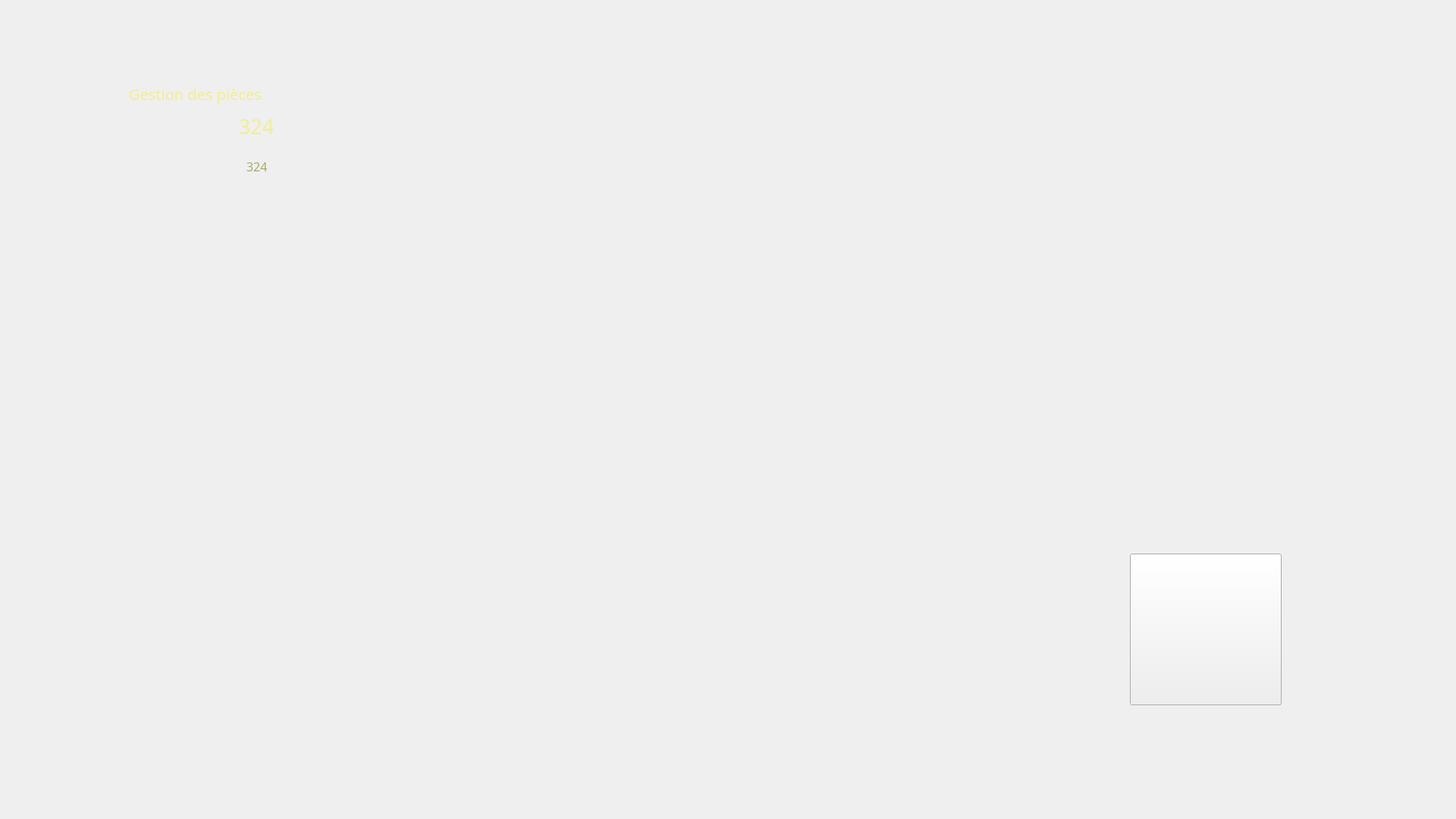
<?xml version="1.0" encoding="UTF-8"?>
<ui version="4.0">
 <class>Win_Merchant</class>
 <widget class="QWidget" name="Win_Merchant">
  <property name="geometry">
   <rect>
    <x>0</x>
    <y>0</y>
    <width>1920</width>
    <height>1080</height>
   </rect>
  </property>
  <property name="windowTitle">
   <string>Form</string>
  </property>
  <layout class="QVBoxLayout" name="verticalLayout_2">
   <property name="spacing">
    <number>0</number>
   </property>
   <property name="leftMargin">
    <number>120</number>
   </property>
   <property name="topMargin">
    <number>30</number>
   </property>
   <property name="rightMargin">
    <number>230</number>
   </property>
   <property name="bottomMargin">
    <number>150</number>
   </property>
   <item>
    <layout class="QHBoxLayout" name="horizontalLayout_6" stretch="1,3">
     <property name="spacing">
      <number>20</number>
     </property>
     <property name="rightMargin">
      <number>0</number>
     </property>
     <item>
      <layout class="QVBoxLayout" name="verticalLayout_5">
       <property name="spacing">
        <number>50</number>
       </property>
       <property name="topMargin">
        <number>80</number>
       </property>
       <property name="bottomMargin">
        <number>100</number>
       </property>
       <item>
        <layout class="QVBoxLayout" name="verticalLayout">
         <property name="spacing">
          <number>3</number>
         </property>
         <item>
          <layout class="QHBoxLayout" name="horizontalLayout_2">
           <property name="spacing">
            <number>0</number>
           </property>
           <property name="leftMargin">
            <number>50</number>
           </property>
           <item>
            <widget class="QLabel" name="titreCoins">
             <property name="sizePolicy">
              <sizepolicy hsizetype="Maximum" vsizetype="Maximum">
               <horstretch>0</horstretch>
               <verstretch>0</verstretch>
              </sizepolicy>
             </property>
             <property name="font">
              <font>
               <family>Papyrus</family>
               <pointsize>15</pointsize>
              </font>
             </property>
             <property name="styleSheet">
              <string notr="true">QLabel{
	color:#efef93;
}</string>
             </property>
             <property name="text">
              <string>Gestion des pièces</string>
             </property>
             <property name="alignment">
              <set>Qt::AlignLeading|Qt::AlignLeft|Qt::AlignVCenter</set>
             </property>
            </widget>
           </item>
           <item>
            <spacer name="horizontalSpacer_5">
             <property name="orientation">
              <enum>Qt::Horizontal</enum>
             </property>
             <property name="sizeHint" stdset="0">
              <size>
               <width>40</width>
               <height>20</height>
              </size>
             </property>
            </spacer>
           </item>
          </layout>
         </item>
         <item>
          <layout class="QHBoxLayout" name="horizontalLayout_4">
           <property name="spacing">
            <number>0</number>
           </property>
           <item>
            <spacer name="horizontalSpacer">
             <property name="orientation">
              <enum>Qt::Horizontal</enum>
             </property>
             <property name="sizeHint" stdset="0">
              <size>
               <width>40</width>
               <height>20</height>
              </size>
             </property>
            </spacer>
           </item>
           <item>
            <widget class="QLabel" name="image_coin">
             <property name="minimumSize">
              <size>
               <width>50</width>
               <height>50</height>
              </size>
             </property>
             <property name="maximumSize">
              <size>
               <width>50</width>
               <height>50</height>
              </size>
             </property>
             <property name="styleSheet">
              <string notr="true">QLabel{
	border-image:url(:/icons/Ressources/coin_logo.png);
}</string>
             </property>
             <property name="text">
              <string/>
             </property>
            </widget>
           </item>
           <item>
            <widget class="QSpinBox" name="data_coin">
             <property name="sizePolicy">
              <sizepolicy hsizetype="Maximum" vsizetype="Minimum">
               <horstretch>0</horstretch>
               <verstretch>0</verstretch>
              </sizepolicy>
             </property>
             <property name="font">
              <font>
               <family>Mistral</family>
               <pointsize>20</pointsize>
               <weight>50</weight>
               <bold>false</bold>
              </font>
             </property>
             <property name="styleSheet">
              <string notr="true">QSpinBox {
	color:#efef93;
	border: no border;
	background-color:rgba(0,0,0,0);
}
</string>
             </property>
             <property name="alignment">
              <set>Qt::AlignCenter</set>
             </property>
             <property name="readOnly">
              <bool>true</bool>
             </property>
             <property name="buttonSymbols">
              <enum>QAbstractSpinBox::NoButtons</enum>
             </property>
             <property name="maximum">
              <number>99999</number>
             </property>
             <property name="value">
              <number>324</number>
             </property>
            </widget>
           </item>
           <item>
            <spacer name="horizontalSpacer_2">
             <property name="orientation">
              <enum>Qt::Horizontal</enum>
             </property>
             <property name="sizeHint" stdset="0">
              <size>
               <width>40</width>
               <height>20</height>
              </size>
             </property>
            </spacer>
           </item>
          </layout>
         </item>
         <item>
          <layout class="QHBoxLayout" name="horizontalLayout">
           <property name="spacing">
            <number>0</number>
           </property>
           <property name="bottomMargin">
            <number>0</number>
           </property>
           <item>
            <spacer name="horizontalSpacer_3">
             <property name="orientation">
              <enum>Qt::Horizontal</enum>
             </property>
             <property name="sizeHint" stdset="0">
              <size>
               <width>40</width>
               <height>20</height>
              </size>
             </property>
            </spacer>
           </item>
           <item>
            <widget class="QLabel" name="image_coinTrading">
             <property name="minimumSize">
              <size>
               <width>50</width>
               <height>50</height>
              </size>
             </property>
             <property name="maximumSize">
              <size>
               <width>50</width>
               <height>50</height>
              </size>
             </property>
             <property name="styleSheet">
              <string notr="true">QLabel{
	border-image:url(:/icons/Ressources/coinTrading_icon.png);
}</string>
             </property>
             <property name="text">
              <string/>
             </property>
            </widget>
           </item>
           <item>
            <widget class="QSpinBox" name="data_coin_virtual">
             <property name="sizePolicy">
              <sizepolicy hsizetype="Maximum" vsizetype="Minimum">
               <horstretch>0</horstretch>
               <verstretch>0</verstretch>
              </sizepolicy>
             </property>
             <property name="font">
              <font>
               <family>Mistral</family>
               <pointsize>12</pointsize>
               <weight>50</weight>
               <bold>false</bold>
              </font>
             </property>
             <property name="styleSheet">
              <string notr="true">QSpinBox {
	color:#a9aa69;
	border: no border;	
	background-color:rgba(0,0,0,0);
}
</string>
             </property>
             <property name="alignment">
              <set>Qt::AlignCenter</set>
             </property>
             <property name="readOnly">
              <bool>true</bool>
             </property>
             <property name="buttonSymbols">
              <enum>QAbstractSpinBox::NoButtons</enum>
             </property>
             <property name="minimum">
              <number>-99999</number>
             </property>
             <property name="maximum">
              <number>99999</number>
             </property>
             <property name="value">
              <number>324</number>
             </property>
            </widget>
           </item>
           <item>
            <spacer name="horizontalSpacer_4">
             <property name="orientation">
              <enum>Qt::Horizontal</enum>
             </property>
             <property name="sizeHint" stdset="0">
              <size>
               <width>40</width>
               <height>20</height>
              </size>
             </property>
            </spacer>
           </item>
          </layout>
         </item>
        </layout>
       </item>
       <item>
        <spacer name="verticalSpacer">
         <property name="orientation">
          <enum>Qt::Vertical</enum>
         </property>
         <property name="sizeHint" stdset="0">
          <size>
           <width>20</width>
           <height>40</height>
          </size>
         </property>
        </spacer>
       </item>
       <item>
        <layout class="QVBoxLayout" name="layout_displayer">
         <property name="spacing">
          <number>0</number>
         </property>
         <property name="bottomMargin">
          <number>0</number>
         </property>
        </layout>
       </item>
       <item alignment="Qt::AlignHCenter">
        <widget class="QLabel" name="data_info">
         <property name="enabled">
          <bool>true</bool>
         </property>
         <property name="sizePolicy">
          <sizepolicy hsizetype="Fixed" vsizetype="Fixed">
           <horstretch>0</horstretch>
           <verstretch>0</verstretch>
          </sizepolicy>
         </property>
         <property name="minimumSize">
          <size>
           <width>300</width>
           <height>200</height>
          </size>
         </property>
         <property name="maximumSize">
          <size>
           <width>300</width>
           <height>200</height>
          </size>
         </property>
         <property name="font">
          <font>
           <family>Pristina</family>
           <pointsize>12</pointsize>
          </font>
         </property>
         <property name="text">
          <string/>
         </property>
        </widget>
       </item>
       <item>
        <spacer name="verticalSpacer_2">
         <property name="orientation">
          <enum>Qt::Vertical</enum>
         </property>
         <property name="sizeHint" stdset="0">
          <size>
           <width>20</width>
           <height>40</height>
          </size>
         </property>
        </spacer>
       </item>
      </layout>
     </item>
     <item>
      <layout class="QVBoxLayout" name="verticalLayout_7" stretch="1,0">
       <property name="spacing">
        <number>40</number>
       </property>
       <property name="topMargin">
        <number>120</number>
       </property>
       <item>
        <layout class="QVBoxLayout" name="layout_item_trader"/>
       </item>
       <item>
        <layout class="QHBoxLayout" name="horizontalLayout_5">
         <property name="spacing">
          <number>0</number>
         </property>
         <item alignment="Qt::AlignRight|Qt::AlignBottom">
          <widget class="QPushButton" name="button_validate">
           <property name="sizePolicy">
            <sizepolicy hsizetype="Fixed" vsizetype="Fixed">
             <horstretch>0</horstretch>
             <verstretch>0</verstretch>
            </sizepolicy>
           </property>
           <property name="minimumSize">
            <size>
             <width>200</width>
             <height>200</height>
            </size>
           </property>
           <property name="maximumSize">
            <size>
             <width>200</width>
             <height>200</height>
            </size>
           </property>
           <property name="styleSheet">
            <string notr="true"/>
           </property>
           <property name="text">
            <string/>
           </property>
          </widget>
         </item>
        </layout>
       </item>
      </layout>
     </item>
    </layout>
   </item>
  </layout>
 </widget>
 <resources/>
 <connections/>
</ui>
